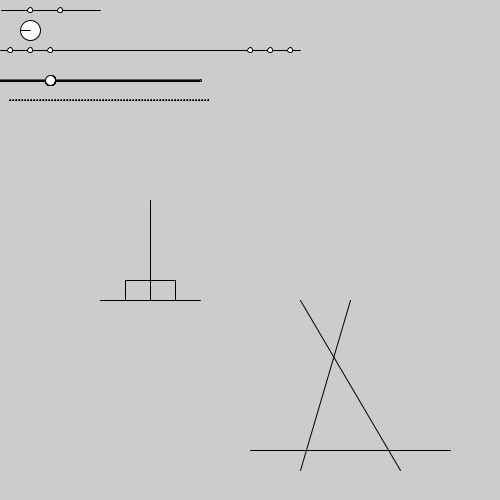
Frame 1 (no input)
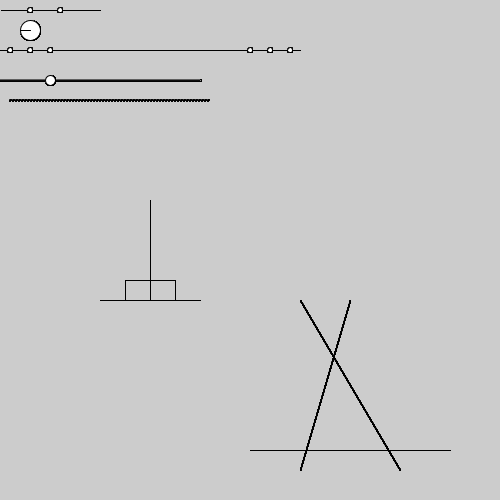
Frame 60 (the mouse pressed at the canvas centre just before this capture)
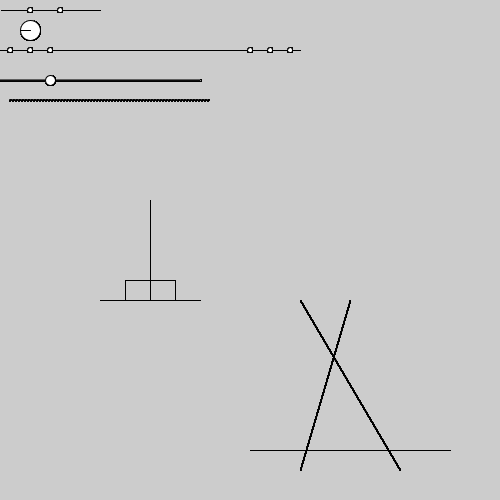
Frame 120 (the mouse held since frame 60 and released just before this capture)

The Processing sketch that drew these frames (run headless with seeded random() and noise(); from frame 60 on, the mouse is pressed at the canvas centre):

// Processing sketch: E1Euclides
// ── E1Euclides.pde
//Postulados de Euclides
/*
1.- Dos puntos cualquiera respresentan un segmento de recta
2.- Un segrmento de recta se puede extender indefinidamente en una linea recta
3.- Se puede trazar una circunferencia con un centro y un radio cualquiera
4.-Todos los angulos rectos son iguales entre si
5.- Por un punto exterior a una recta se puede trazar una unica paralela
6.-
*/
void setup(){
  size(500,500);
}

void draw(){
 primero();
 segundo();
 tercero();
 cuarto();
 quinto();
 sexto();
}

void primero(){
 line(1,10,100,10);
 ellipse(30,10,5,5); 
 ellipse(60,10,5,5);
}

void segundo(){
  
 line(0,50,300,50); 
 ellipse(10,50,5,5);
 ellipse(30,50,5,5);
 ellipse(50,50,5,5);
 ellipse(290,50,5,5);
 ellipse(270,50,5,5);
 ellipse(250,50,5,5);
}

void tercero(){
  ellipse(30,30,20,20);
  point(30,30);
  line(30,30,20,30);
}

void cuarto(){
 line(100,300,200,300);//horizontal
 line(150,200,150,300);//vertical
 line(125,300,125,280);
 line(175,300,175,280);
 line(125,280,175,280);
}

void quinto(){
  for(int i=0; i<=200; i++){
    ellipse(i,80,2,2);
    ellipse(50,80,10,10);
  }
  for(int i=0; i<=200; i=i+3){
    ellipse(i+10,100,1,1);
  }
  
}

void sexto(){
  line(450,450,250,450);
  line(300,470,350,300);
  line(400,470,300,300);
}
